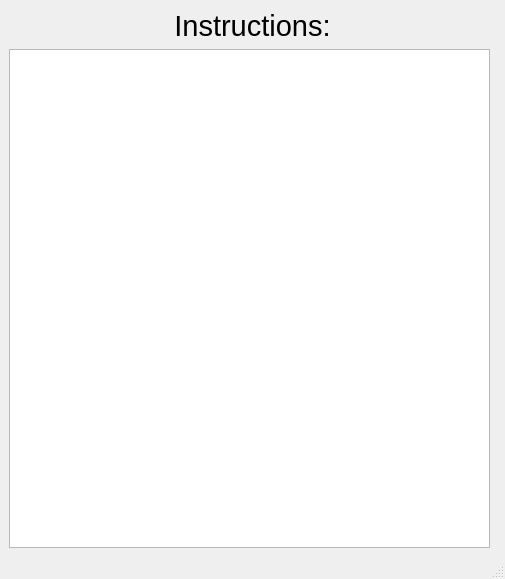
<?xml version="1.0" encoding="UTF-8"?>
<ui version="4.0">
 <class>AddWindow</class>
 <widget class="QMainWindow" name="AddWindow">
  <property name="geometry">
   <rect>
    <x>0</x>
    <y>0</y>
    <width>505</width>
    <height>579</height>
   </rect>
  </property>
  <property name="windowTitle">
   <string>Instructions</string>
  </property>
  <widget class="QWidget" name="centralwidget">
   <layout class="QGridLayout" name="gridLayout">
    <item row="0" column="0" colspan="2">
     <widget class="QLabel" name="label_5">
      <property name="maximumSize">
       <size>
        <width>16777215</width>
        <height>100</height>
       </size>
      </property>
      <property name="font">
       <font>
        <family>Arial</family>
        <pointsize>22</pointsize>
       </font>
      </property>
      <property name="text">
       <string>Instructions:</string>
      </property>
      <property name="alignment">
       <set>Qt::AlignCenter</set>
      </property>
     </widget>
    </item>
    <item row="1" column="0">
     <widget class="QPlainTextEdit" name="instructionText">
      <property name="font">
       <font>
        <pointsize>14</pointsize>
       </font>
      </property>
      <property name="readOnly">
       <bool>true</bool>
      </property>
     </widget>
    </item>
   </layout>
  </widget>
  <widget class="QMenuBar" name="menubar">
   <property name="geometry">
    <rect>
     <x>0</x>
     <y>0</y>
     <width>505</width>
     <height>26</height>
    </rect>
   </property>
  </widget>
  <widget class="QStatusBar" name="statusbar"/>
 </widget>
 <resources/>
 <connections/>
</ui>
